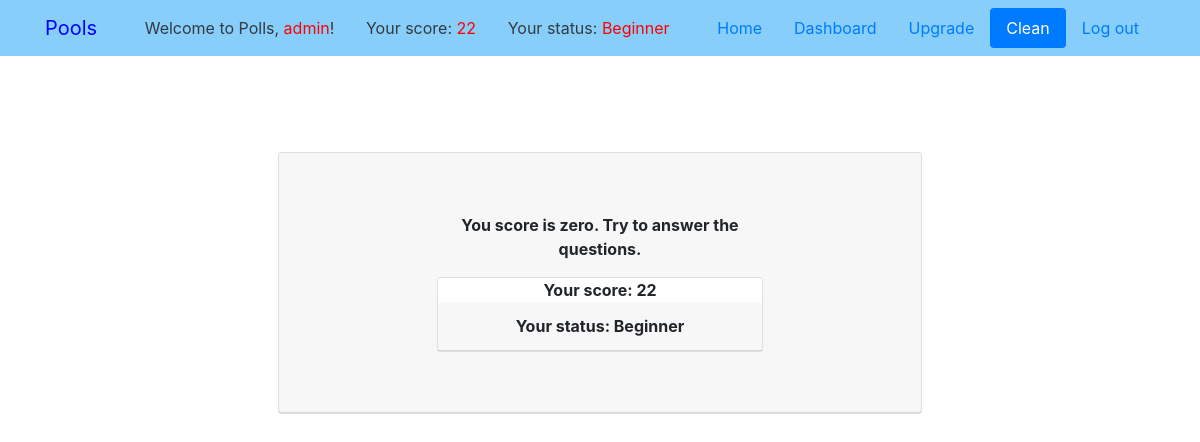
/clean/ (signed in), run on an earlier commit of the app's database.
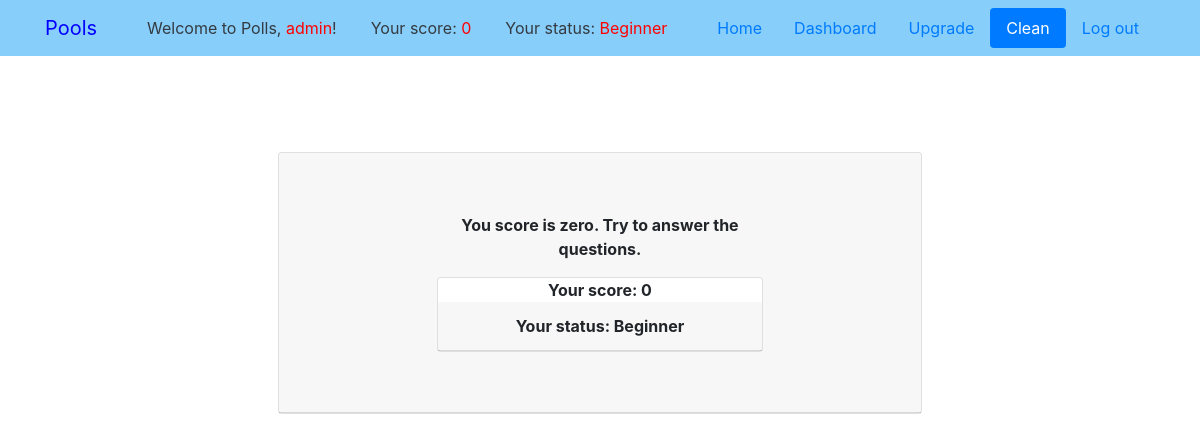
And on a later commit of the database.
### polls/models.py (models this page shows)
class Score(models.Model):
    user = models.OneToOneField(User, on_delete=models.CASCADE)
    points = models.IntegerField(default=0, help_text='Баллы')
    counter_bool = models.IntegerField(
        default=0, help_text='Счетчик отвеченных вопросов правда или ложь')
    counter_multiple = models.IntegerField(
        default=0,
        help_text='Счетчик отвеченных вопросов с вариантами ответов')

class Status(models.Model):
    user = models.OneToOneField(User, on_delete=models.CASCADE)
    status = models.CharField(
        max_length=8,
        blank=False,
        choices=USER_STATUSES,
        default='Beginner',
        help_text='Статус пользователя'
    )

### polls/views.py (the view, shortened to what this page needs)
# urls.py: path('clean/', clean_status_score, name='clean'),
@login_required
def clean_status_score(request):
    status = Status.objects.get(user=request.user)
    score = Score.objects.get(user=request.user)
    not_clean = None
    if score.points > 0:
        not_clean = True
    not_clean = False
    context = {
            'score': score,
            'status': status.status,
            'not_clean': not_clean
        }
    return render(
                request,
                template_name='polls/clean.html',
                context=context
            )

### templates/polls/clean.html (shortened to what this page needs)
{% extends 'base.html'%}
{%block content%}
<div class="container py-5">
    <div class="col-md-6 p-5">
      <div class="card">
        <div class="card-header">
            <div class="row justify-content-center">
                <div class="col-md-6 p-5">
                  {% if not_clean %}
                    <p><b>Do you want to clean your status? <br></p>
                  {% else %}
                      <p><b>You score is zero. Try to answer the questions.<br></p>
                  {% endif %}
                  <div class="card">
                    Your score: {{score.points}}
                    <div class="card-header">
                        Your status: {{status}}<br>
                    </div>
                  </div>
                </div>
            </div>
        </div>
      </div>
    </div>
</div>
{%endblock%}

### templates/navbar.html (shortened to what this page needs)
{% load static %}
<nav class="navbar navbar-light" style="background-color:{%if status == 'Amateur'%} #20a997{%elif status == 'PRO'%} #af3238{%elif status == 'BEST'%} #adb5bd{%else%}lightskyblue{%endif%}">
  <div class="container">
    <a class="navbar-brand" href="">
      <span style="color:blue">Pools</span>
    </a>
    {% with request.resolver_match.view_name as view_name %}
    {% if user.is_authenticated %}
      <div class="bg text-dark text-left">
        Welcome to Polls, <span style="color:red">{{ user.username }}</span>!
      </div>
      <div class="bg text-dark text-center">
          {% if view_name  == 'users:login' or view_name  == 'users:signup'  %}
          {%else%} Your score: <span style="color:red">{{score.points}}</span>{%endif%}
      </div>
      <div class="bg text-dark text-right">
        Your status:  <span style="color:red">{{ status }}</span>
      </div>
    {%endif%}
    {% endwith %}
    {% with request.resolver_match.view_name as view_name %}
    <ul class="nav nav-pills">
      <li class="nav-item">
        <a class="nav-link link-light {% if view_name  == 'polls:index' %}active{% endif %}" href="{% url 'polls:index' %}">Home</a>
      </li>
    <ul class="nav nav-pills">
      <li class="nav-item">
        <a class="nav-link link-light {% if view_name  == 'polls:top' %}active{% endif %}" href="{% url 'polls:top' %}">Dashboard</a>
      </li>
      {% if user.is_authenticated %}
        <ul class="nav nav-pills">
          <li class="nav-item">
            <a class="nav-link link-light {% if view_name  == 'polls:upgrade' %}active{% endif %}" href="{% url 'polls:upgrade' %}">Upgrade</a>
          </li>
        <ul class="nav nav-pills">
          <li class="nav-item">
            <a class="nav-link link-light {% if view_name  == 'polls:clean' %}active{% endif %}" href="{% url 'polls:clean' %}">Clean</a>
          </li>
        <li class="nav-item">
          <a class="nav-link link-light {% if view_name  == 'users:logout' %}active{% endif %}" href="{% url 'users:logout' %}">Log out</a>
        </li>
      {% endif %}
      {% endwith %}
    </ul>
  </div>
</nav>

What changed in the data, as far as the page shows it:
removed Score: points "22"
added Score: points "0"
